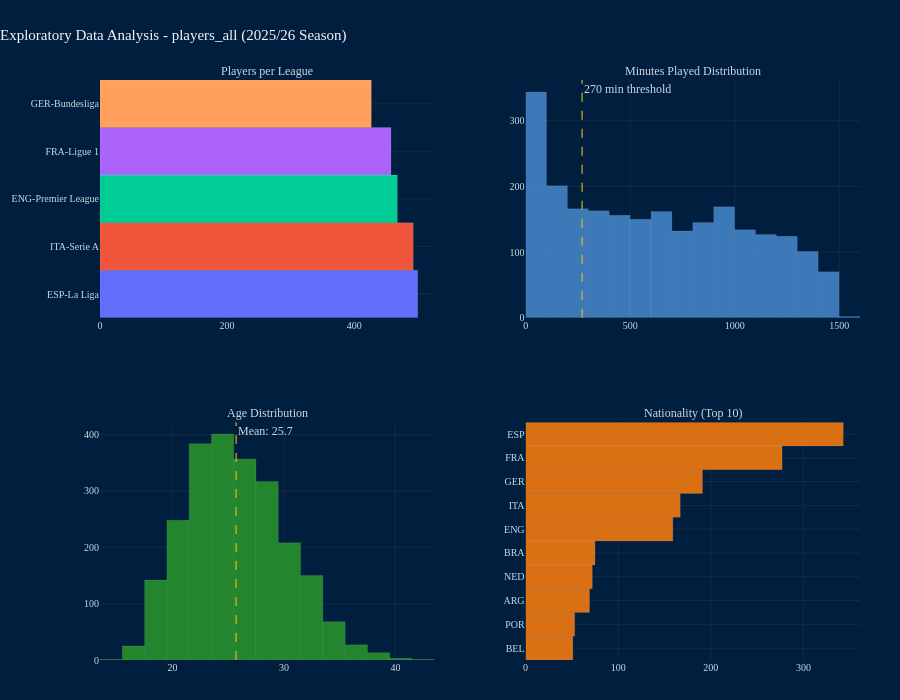

This figure's notebook cell:
### Markdown cell above
### 2a(ii). Dataset Overview

Before we dive in - a quick look at what we're working with. This is the full merged dataset, all 5 leagues, all positions including GKs.

### Code cell
# Since this cell's output will contain our EDA visualizations, we'll ignore warnings for a cleaner look
warnings.filterwarnings("ignore")

print("=" * 35)
print("  Dataset Overview: players_all")
print("=" * 35)
print(f"  Rows (player-seasons):  {len(players_all):,}")
print(f"  Columns:                {players_all.shape[1]:,}")
print(f"  Leagues:                {players_all['league'].nunique()}")
print(f"  Seasons:                {players_all['season'].nunique()}")
print(f"  Teams:                  {players_all['team'].nunique()}")
print(f"  Unique players:         {players_all['player'].nunique():,}")
print()

# -- League breakdown --
print("-- Players per League --")
league_counts = players_all.groupby("league")["player"].count().sort_values(ascending=False)
for league, count in league_counts.items():
    teams_in_league = players_all[players_all["league"] == league]["team"].nunique()
    print(f"  {league:<28} {count:>4} players  |  {teams_in_league} teams")
print()

# -- Position breakdown --
print("-- Raw FBref Positions --")
pos_counts = players_all["Position"].value_counts()
for pos, count in pos_counts.items():
    pct = round(count / len(players_all) * 100, 1)
    print(f"  {str(pos):<12} {count:>4}  ({pct}%)")
print()

# -- Minutes distribution --
mins = players_all["Minutes Played"].dropna()
print("-- Minutes Played Distribution --")
print(f"  Min:     {mins.min():.0f}")
print(f"  Median:  {mins.median():.0f}")
print(f"  Mean:    {mins.mean():.0f}")
print(f"  Max:     {mins.max():.0f}")
print(f"  STD:     {mins.std():.0f}")
print()
print(f"  Players with 0 minutes:      {(mins == 0).sum()}")
print(f"  Players with < 90 minutes:   {(mins < 90).sum()}")
print(f"  Players with 270+ minutes:   {(mins >= 270).sum()}  "
      f"({round((mins >= 270).sum() / len(mins) * 100, 1)}%)  ← analysis threshold")
print()

# -- Summary of nulls --
print("-- Null Value Summary --")
null_counts = players_all.isnull().sum()
null_pct    = (null_counts / len(players_all) * 100).round(1)
null_df     = pd.DataFrame({"nulls": null_counts, "pct": null_pct})
null_df     = null_df[null_df["nulls"] > 0].sort_values("pct", ascending=False)

if null_df.empty:
    print("  No null values found.")
else:
    print(f"  {len(null_df)} columns contain nulls:\\n")
    high   = null_df[null_df["pct"] >= 20]
    medium = null_df[(null_df["pct"] >= 5) & (null_df["pct"] < 20)]
    low    = null_df[null_df["pct"] < 5]
    for label, subset in [("High (≥20%)", high),
                           ("Medium (5–20%)", medium),
                           ("Low (<5%)", low)]:
        if not subset.empty:
            print(f"  {label}:")
            for col, row in subset.iterrows():
                print(f"    {col:<45} {row['nulls']:>4} nulls  ({row['pct']}%)")
            print()

# -- Visualizations --
fig = make_subplots(
    rows=2, cols=2,
    subplot_titles=[
        "Players per League",
        "Minutes Played Distribution",
        "Age Distribution",
        "Nationality (Top 10)",
    ],
    vertical_spacing=0.18,
    horizontal_spacing=0.12,
)

# 1. Players per league bar
fig.add_trace(go.Bar(
    x=league_counts.values,
    y=league_counts.index,
    orientation="h",
    marker=dict(
        color=px.colors.qualitative.Plotly[:len(league_counts)],
        line=dict(width=0.5, color="rgba(255,255,255,0.2)"),
    ),
    hovertemplate="<b>%{y}</b><br>Players: %{x}<br><extra></extra>",
    showlegend=False,
), row=1, col=1)

# 2. Minutes played histogram
fig.add_trace(go.Histogram(
    x=players_all["Minutes Played"].dropna(),
    nbinsx=30,
    marker=dict(
        color="#4a90d9", opacity=0.8,
        line=dict(width=0.5, color="rgba(255,255,255,0.2)"),
    ),
    hovertemplate="Minutes: %{x}<br>Count: %{y}<br><extra></extra>",
    showlegend=False,
), row=1, col=2)

# 270 min threshold line - since I want to see how many players would be cutoff by this minimum
fig.add_vline(
    x=270,
    line=dict(color="rgba(245,197,24,0.7)", width=1.5, dash="dash"),
    annotation_text="270 min threshold",
    annotation_position="top right",
    annotation_font=dict(family=font_family, size=9,
                         color="rgba(245,197,24,0.8)"),
    row=1, col=2,
)

# 3. Age distribution
age_clean = players_all["Age"].dropna().astype(str).str.split("-").str[0]
age_clean = pd.to_numeric(age_clean, errors="coerce").dropna()
fig.add_trace(go.Histogram(
    x=age_clean,
    nbinsx=25,
    marker=dict(
        color="#2ca02c", opacity=0.8,
        line=dict(width=0.5, color="rgba(255,255,255,0.2)"),
    ),
    hovertemplate="Age: %{x}<br>Count: %{y}<br><extra></extra>",
    showlegend=False,
), row=2, col=1)

fig.add_vline(
    x=age_clean.mean(),
    line=dict(color="rgba(245,197,24,0.7)", width=1.5, dash="dash"),
    annotation_text=f"Mean: {age_clean.mean():.1f}",
    annotation_position="top right",
    annotation_font=dict(family=font_family, size=9,
                         color="rgba(245,197,24,0.8)"),
    row=2, col=1,
)

# 4. Top 10 nationalities
top_nations = (
    players_all["Nationality"].dropna()
    .value_counts()
    .head(10)
    .sort_values(ascending=True)
)
fig.add_trace(go.Bar(
    x=top_nations.values,
    y=top_nations.index,
    orientation="h",
    marker=dict(
        color="#ff7f0e", opacity=0.85,
        line=dict(width=0.5, color="rgba(255,255,255,0.2)"),
    ),
    hovertemplate="<b>%{y}</b><br>Players: %{x}<br><extra></extra>",
    showlegend=False,
), row=2, col=2)

fig.update_layout(
    title=dict(
        text="Exploratory Data Analysis - players_all (2025/26 Season)",
        font=dict(family=font_family, size=15, color="#f5f7fa"),
        x=0, xanchor="left",
    ),
    font=dict(family=font_family, color="#f5f7fa"),
    paper_bgcolor="#001f3f", plot_bgcolor="#001f3f",
    height=700,
    margin=dict(l=60, r=40, t=80, b=40),
)

for ax in fig.layout:
    if ax.startswith("xaxis") or ax.startswith("yaxis"):
        fig.layout[ax].update(
            showgrid=True, gridcolor="#1a2a3a", zeroline=False,
            tickfont=dict(family=font_family, color="#cdd9e5", size=10),
        )

for annotation in fig.layout.annotations:
    annotation.font.update(family=font_family, color="#cdd9e5", size=12)

fig.show()

### Figure 1 — Plotly figure (JSON) as saved in the notebook; plotly's stock layout.template omitted (floating-point values rounded to 4 significant figures; data arrays with more than 128 entries replaced by an {"elided": "..."} marker saying what was removed)
{"data": [{"hovertemplate": "<b>%{y}</b><br>Players: %{x}<br><extra></extra>", "marker": {"color": ["#636EFA", "#EF553B", "#00CC96", "#AB63FA", "#FFA15A"], "line": {"color": "rgba(255,255,255,0.2)", "width": 0.5}}, "orientation": "h", "showlegend": false, "type": "bar", "x": [500, 493, 468, 458, 427], "xaxis": "x", "y": ["ESP-La Liga", "ITA-Serie A", "ENG-Premier League", "FRA-Ligue 1", "GER-Bundesliga"], "yaxis": "y"}, {"hovertemplate": "Minutes: %{x}<br>Count: %{y}<br><extra></extra>", "marker": {"color": "#4a90d9", "line": {"color": "rgba(255,255,255,0.2)", "width": 0.5}, "opacity": 0.8}, "nbinsx": 30, "showlegend": false, "type": "histogram", "x": {"elided": "2346 int values"}, "xaxis": "x2", "yaxis": "y2"}, {"hovertemplate": "Age: %{x}<br>Count: %{y}<br><extra></extra>", "marker": {"color": "#2ca02c", "line": {"color": "rgba(255,255,255,0.2)", "width": 0.5}, "opacity": 0.8}, "nbinsx": 25, "showlegend": false, "type": "histogram", "x": {"elided": "2345 int values"}, "xaxis": "x3", "yaxis": "y3"}, {"hovertemplate": "<b>%{y}</b><br>Players: %{x}<br><extra></extra>", "marker": {"color": "#ff7f0e", "line": {"color": "rgba(255,255,255,0.2)", "width": 0.5}, "opacity": 0.85}, "orientation": "h", "showlegend": false, "type": "bar", "x": [51, 53, 69, 72, 75, 159, 167, 191, 277, 343], "xaxis": "x4", "y": ["BEL", "POR", "ARG", "NED", "BRA", "ENG", "ITA", "GER", "FRA", "ESP"], "yaxis": "y4"}], "layout": {"annotations": [{"font": {"color": "#cdd9e5", "family": "Georgia, 'Times New Roman', serif", "size": 12}, "showarrow": false, "text": "Players per League", "x": 0.22, "xanchor": "center", "xref": "paper", "y": 1, "yanchor": "bottom", "yref": "paper"}, {"font": {"color": "#cdd9e5", "family": "Georgia, 'Times New Roman', serif", "size": 12}, "showarrow": false, "text": "Minutes Played Distribution", "x": 0.78, "xanchor": "center", "xref": "paper", "y": 1, "yanchor": "bottom", "yref": "paper"}, {"font": {"color": "#cdd9e5", "family": "Georgia, 'Times New Roman', serif", "size": 12}, "showarrow": false, "text": "Age Distribution", "x": 0.22, "xanchor": "center", "xref": "paper", "y": 0.41, "yanchor": "bottom", "yref": "paper"}, {"font": {"color": "#cdd9e5", "family": "Georgia, 'Times New Roman', serif", "size": 12}, "showarrow": false, "text": "Nationality (Top 10)", "x": 0.78, "xanchor": "center", "xref": "paper", "y": 0.41, "yanchor": "bottom", "yref": "paper"}, {"font": {"color": "#cdd9e5", "family": "Georgia, 'Times New Roman', serif", "size": 12}, "showarrow": false, "text": "270 min threshold", "x": 270, "xanchor": "left", "xref": "x2", "y": 1, "yanchor": "top", "yref": "y2 domain"}, {"font": {"color": "#cdd9e5", "family": "Georgia, 'Times New Roman', serif", "size": 12}, "showarrow": false, "text": "Mean: 25.7", "x": 25.71, "xanchor": "left", "xref": "x3", "y": 1, "yanchor": "top", "yref": "y3 domain"}], "font": {"color": "#f5f7fa", "family": "Georgia, 'Times New Roman', serif"}, "height": 700, "margin": {"b": 40, "l": 60, "r": 40, "t": 80}, "paper_bgcolor": "#001f3f", "plot_bgcolor": "#001f3f", "shapes": [{"line": {"color": "rgba(245,197,24,0.7)", "dash": "dash", "width": 1.5}, "type": "line", "x0": 270, "x1": 270, "xref": "x2", "y0": 0, "y1": 1, "yref": "y2 domain"}, {"line": {"color": "rgba(245,197,24,0.7)", "dash": "dash", "width": 1.5}, "type": "line", "x0": 25.71, "x1": 25.71, "xref": "x3", "y0": 0, "y1": 1, "yref": "y3 domain"}], "title": {"font": {"color": "#f5f7fa", "family": "Georgia, 'Times New Roman', serif", "size": 15}, "text": "Exploratory Data Analysis - players_all (2025/26 Season)", "x": 0, "xanchor": "left"}, "xaxis": {"anchor": "y", "domain": [0, 0.44], "gridcolor": "#1a2a3a", "showgrid": true, "tickfont": {"color": "#cdd9e5", "family": "Georgia, 'Times New Roman', serif", "size": 10}, "zeroline": false}, "xaxis2": {"anchor": "y2", "domain": [0.56, 1], "gridcolor": "#1a2a3a", "showgrid": true, "tickfont": {"color": "#cdd9e5", "family": "Georgia, 'Times New Roman', serif", "size": 10}, "zeroline": false}, "xaxis3": {"anchor": "y3", "domain": [0, 0.44], "gridcolor": "#1a2a3a", "showgrid": true, "tickfont": {"color": "#cdd9e5", "family": "Georgia, 'Times New Roman', serif", "size": 10}, "zeroline": false}, "xaxis4": {"anchor": "y4", "domain": [0.56, 1], "gridcolor": "#1a2a3a", "showgrid": true, "tickfont": {"color": "#cdd9e5", "family": "Georgia, 'Times New Roman', serif", "size": 10}, "zeroline": false}, "yaxis": {"anchor": "x", "domain": [0.59, 1], "gridcolor": "#1a2a3a", "showgrid": true, "tickfont": {"color": "#cdd9e5", "family": "Georgia, 'Times New Roman', serif", "size": 10}, "zeroline": false}, "yaxis2": {"anchor": "x2", "domain": [0.59, 1], "gridcolor": "#1a2a3a", "showgrid": true, "tickfont": {"color": "#cdd9e5", "family": "Georgia, 'Times New Roman', serif", "size": 10}, "zeroline": false}, "yaxis3": {"anchor": "x3", "domain": [0, 0.41], "gridcolor": "#1a2a3a", "showgrid": true, "tickfont": {"color": "#cdd9e5", "family": "Georgia, 'Times New Roman', serif", "size": 10}, "zeroline": false}, "yaxis4": {"anchor": "x4", "domain": [0, 0.41], "gridcolor": "#1a2a3a", "showgrid": true, "tickfont": {"color": "#cdd9e5", "family": "Georgia, 'Times New Roman', serif", "size": 10}, "zeroline": false}}}
